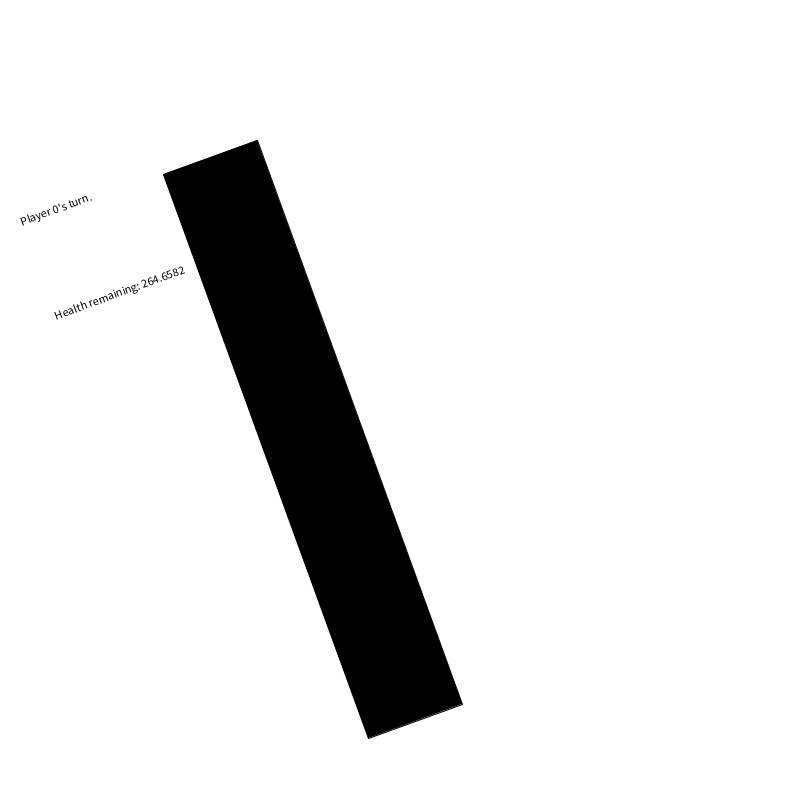
Frame 1 (no input)
Frame 60 (the mouse pressed at the canvas centre just before this capture): identical to frame 1, image omitted
Frame 120 (the mouse held since frame 60 and released just before this capture): identical to frame 1, image omitted

The Processing sketch that drew this single still picture (run headless with seeded random() and noise(); from frame 60 on, the mouse is pressed at the canvas centre):

// Processing sketch: flick_game_interaction
// ── flick_game_interaction.pde
//this game is based off of the can tab flicking/ soju cap flicking game
int turn = 0; //defines an integer variable called turn 
float capHealth = 0; //defines a float variable called capHealth (float is compatible with random)
void setup() { 
  size(800, 800); //canvas size
  capHealth = random(200, 300); //sets the capHealth for this "game"
}
 
void draw() {
 
  if (turn == 1) { //if it's player 1's turn...
    background(255); //background white
    
    //the following creates a slanted rectangle
    translate(400, -100); 
    rotate(radians(30));
    rectMode(CENTER);
    fill(0);
    rect(width/2, height/2, 100, 600);
    
  } else { //otherwise do this
    background(255); //background white
    
    //the following creates a slanted rectangle but the other way
    translate(-200, 200); 
    rotate(radians(340));  
    rectMode(CENTER);
    fill(0);
    rect(width/2, height/2, 100, 600);
  }
 
  text("Player " + str(turn) + "'s turn.", 200, 100); //this displays whose turn it is 
  text("Health remaining: " + str(capHealth), 200, 200); //this display's the bottle cap's health
 
 //this is the endscreen 
  if (capHealth <= 0) { //if the capHeath is less than or equal to 0...
    background(255, 0, 0); //make the screen red
    String endScreen = "Player " + str(turn) + " wins!"; //create an endscreen string
    text(endScreen, width/2, height/2); //display the endscreen string
    noLoop(); //this makes sure players can't change the winner
  }
}
 
void keyReleased() { //this is interaction based on when a key is released
  if (turn == 0) { //if it's player 0's turn right now
    turn = 1; //set the turn to player 1 (oscillate)
    capHealth = capHealth-(random(10, 20)); //remove health everytime a turn passes
  } else { //otherwise
    turn = 0; //set the turn to 0 (if it's turn 1)
    capHealth = capHealth-(random(10, 20)); //remove health everytime a turn passes
  }
}

//uncomment the section below to take a screen capture of the sketch
//void mousePressed(){
//save("screenshot.png");
//}
